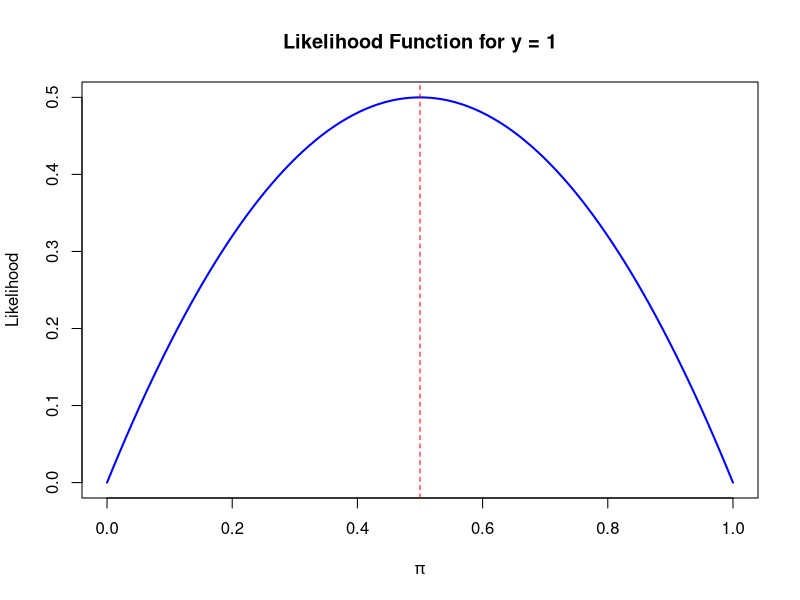
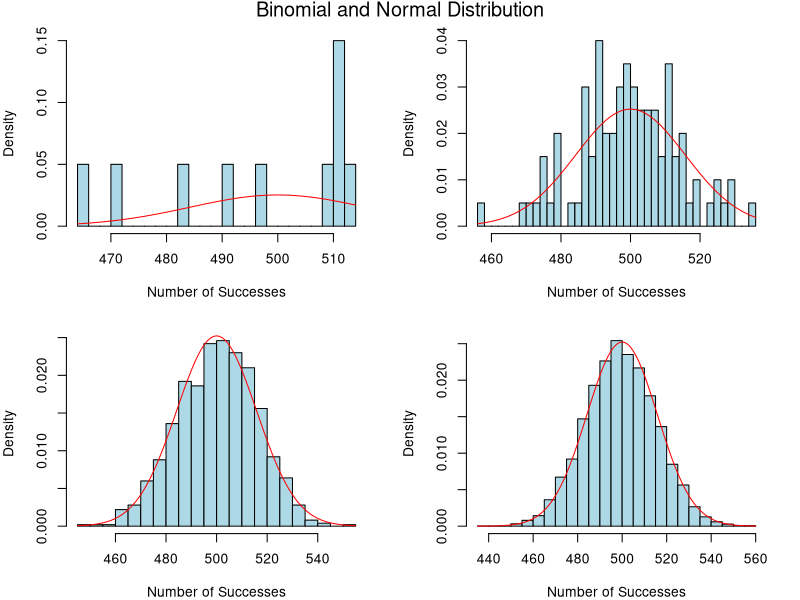
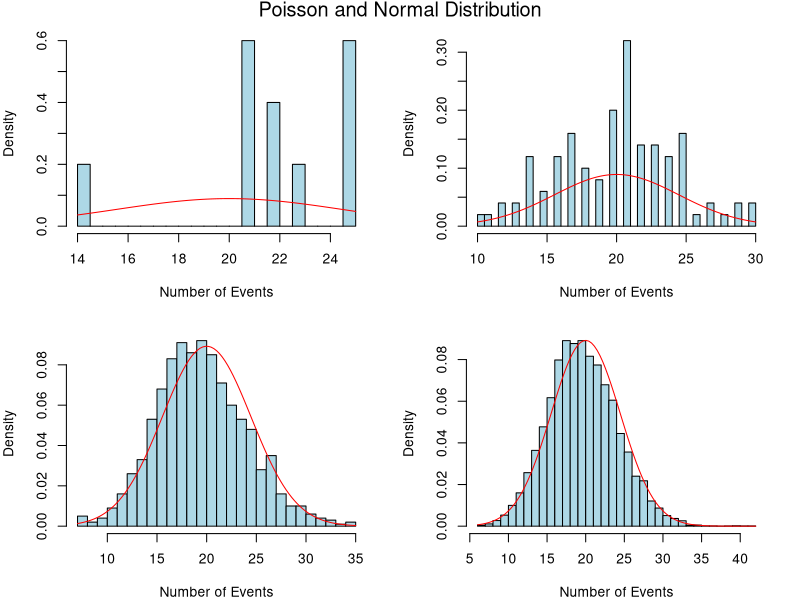

Write the R code that produced these figures, in order.
## ---- chunk 1
knitr::opts_chunk$set(echo = TRUE)
library(tidyverse)
library(lubridate)
library(dplyr)
library(ggthemes)
library(ggplot2)

mytheme = theme_clean(base_size = 12) +
  theme(
    axis.text = element_text(color = "black"),
    legend.position = "right",
    axis.text.x = element_text(
      angle = 45,
      vjust = 0.5,
      hjust = 0.5
    ),
    plot.title = element_text(size = 12)
  )
theme_set(mytheme)
## ---- chunk 2
# Define the likelihood function
likelihood = function(p) {
  2 * p * (1 - p)
}

# Generate a sequence of pi values between 0 and 1
p_values = seq(0, 1, length.out = 100)

# Calculate the likelihood for each pi value
likelihood_values = likelihood(p_values)

# Plot the likelihood function
plot(p_values, likelihood_values, type = "l", col = "blue", lwd = 2,
     xlab = expression(pi), ylab = "Likelihood",
     main = "Likelihood Function for y = 1")

# Add a vertical line at the maximum likelihood estimate (MLE)
abline(v = 0.5, col = "red", lty = 2)
## ---- chunk 3
#Set variables for binomial distribution
n_values = c(10, 100, 1000, 10000)
p = 0.5
par(mfrow = c(2,2), mar=c(4,4,2,2))

#Loop and generate binomial random variables
for (n in n_values) {
  binom_sample = rbinom(n, size = 1000, prob = p)
  
  #Calculate mean and sd for normal distribution
  mean_value = 1000 * p
  sd_value = sqrt(1000 * p * (1 - p))
  
  #Histogram for binomial distribution
  hist(
    binom_sample,
    breaks = 30,
    col = "lightblue",
    border = "black",
    main = "",
    xlab = "Number of Successes", 
    probability = TRUE
  )
  
  #Overlay normal distribution
  curve(dnorm(x, mean = mean_value, sd = sd_value),
        col = "red",
        add = TRUE)
}

mtext("Binomial and Normal Distribution", outer = TRUE, cex = 1.2, line = -1.2)

#We can see as n increases, the binomial random variables will converge to a normal distribution
## ---- chunk 4
#Set variables for binomial distribution
n_values2 = c(10, 100, 1000, 10000)
Lambda = 20
par(mfrow = c(2,2), mar=c(4,4,2,2))

#Loop and generate binomial random variables
for (n2 in n_values2) {
  poi_sample = rpois(n2, lambda = Lambda)
  
  #Calculate mean and sd for normal distribution
  mean_value2 = Lambda
  sd_value2 = sqrt(Lambda)
  
  #Histogram for binomial distribution
  hist(
    poi_sample,
    breaks = 30,
    col = "lightblue",
    border = "black",
    main = "",
    xlab = "Number of Events", 
    probability = TRUE
  )
  
  #Overlay normal distribution
  curve(dnorm(x, mean = mean_value2, sd = sd_value2),
        col = "red",
        add = TRUE)
}

mtext("Poisson and Normal Distribution", outer = TRUE, cex = 1.2, line = -1.2)

#We can see as n increases, the poisson random variables will converge to a normal distribution
